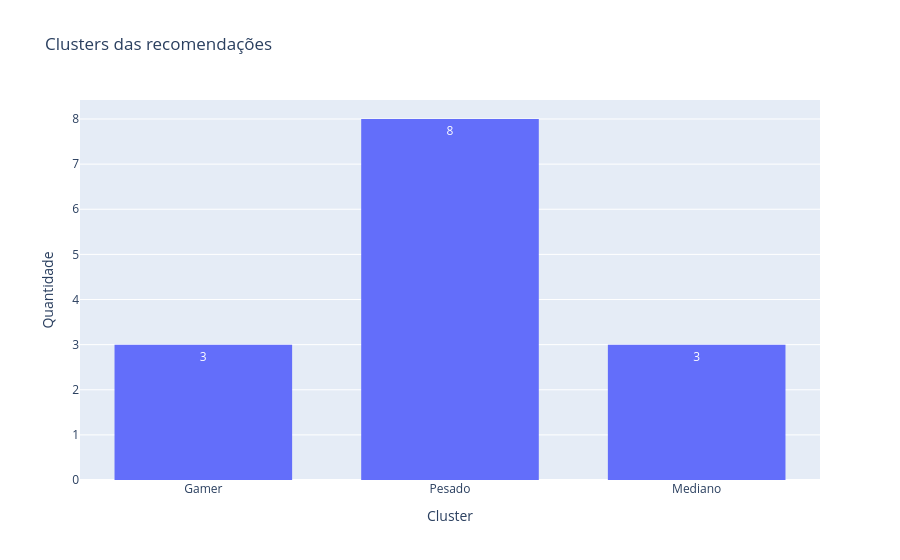

Write notebook code for a chart like this one.
### Code cell
fig = px.histogram(database_results, 'cluster', title='Clusters das recomendações', text_auto=True)
fig.update_layout(
    xaxis_title_text='Cluster', # xaxis label
    yaxis_title_text='Quantidade', # yaxis label
    bargap=0.2, # gap between bars of adjacent location coordinates
    bargroupgap=0.1 # gap between bars of the same location coordinates
)

### Figure 1 — Plotly figure (JSON) as saved in the notebook; plotly's stock layout.template omitted (floating-point values rounded to 4 significant figures)
{"data": [{"bingroup": "x", "hovertemplate": "cluster=%{x}<br>count=%{y}<extra></extra>", "legendgroup": "", "marker": {"color": "#636efa", "pattern": {"shape": ""}}, "name": "", "orientation": "v", "showlegend": false, "texttemplate": "%{value}", "type": "histogram", "x": ["Gamer", "Gamer", "Pesado", "Pesado", "Pesado", "Pesado", "Mediano", "Pesado", "Mediano", "Gamer", "Pesado", "Pesado", "Mediano", "Pesado"], "xaxis": "x", "yaxis": "y"}], "layout": {"bargap": 0.2, "bargroupgap": 0.1, "barmode": "relative", "legend": {"tracegroupgap": 0}, "title": {"text": "Clusters das recomendações"}, "xaxis": {"anchor": "y", "domain": [0, 1], "title": {"text": "Cluster"}}, "yaxis": {"anchor": "x", "domain": [0, 1], "title": {"text": "Quantidade"}}}}
